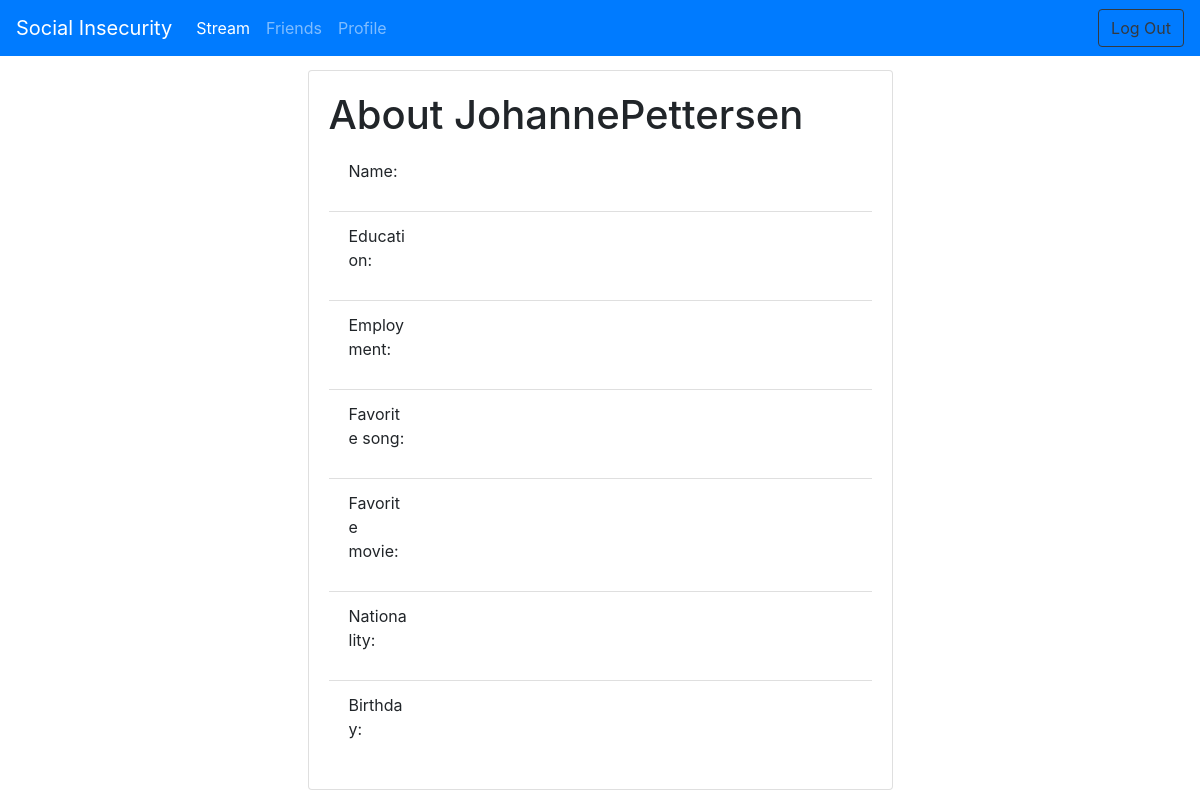
The page /ShowAbout/JohannePettersen on the database as committed earlier.
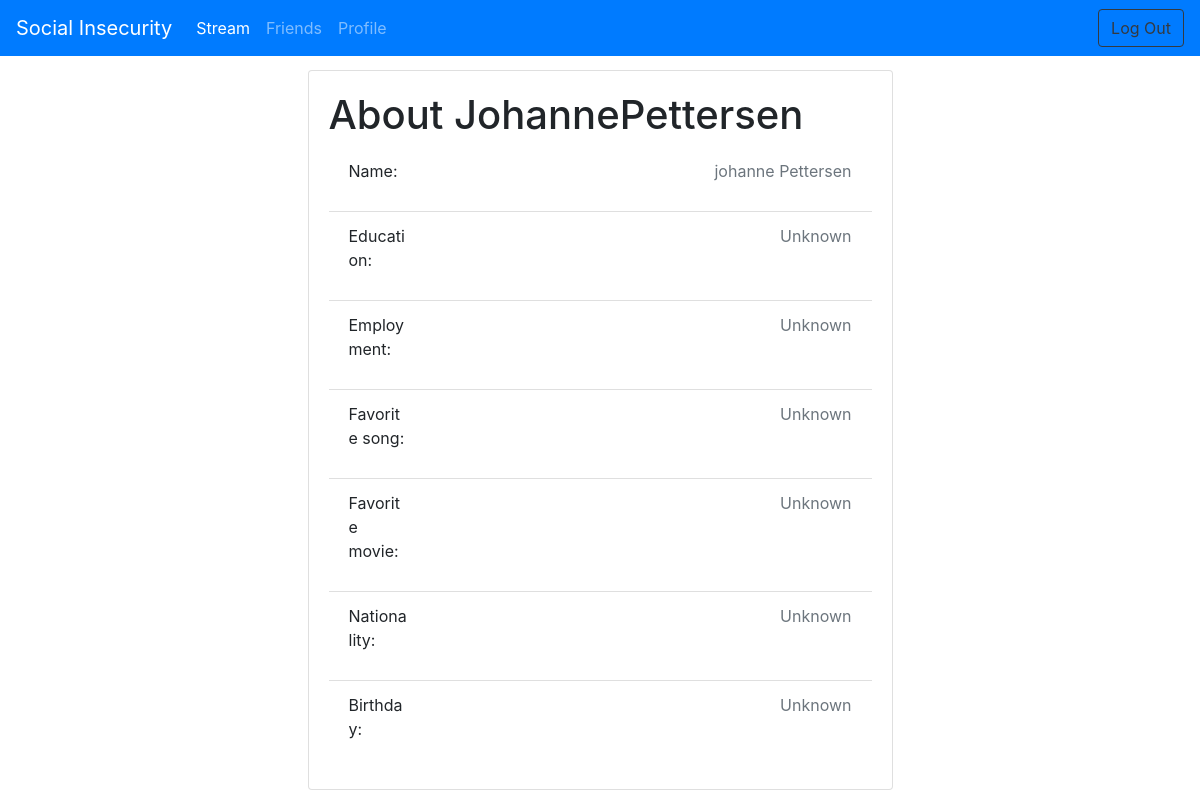
The same page on the database as committed later.
### tables this page shows
CREATE TABLE [Users] (
  id INTEGER PRIMARY KEY,
  username VARCHAR,
  first_name VARCHAR,
  last_name VARCHAR,
  [password] VARCHAR,
  education VARCHAR DEFAULT 'Unknown',
  employment VARCHAR DEFAULT 'Unknown',
  music VARCHAR DEFAULT 'Unknown',
  movie VARCHAR DEFAULT 'Unknown',
  nationality VARCHAR DEFAULT 'Unknown',
  birthday DATE DEFAULT 'Unknown'
);

### app/routes.py (the view)
@app.route('/ShowAbout/<username>', methods=['GET', 'POST'])
def ShowAbout(username):
    username=username
    user = query_db('SELECT * FROM Users WHERE username="{}";'.format(username), one=True)
    return render_template('ShowAbout.html', title='ShowAbout', friend=username, user=user, username=session.get("username"))

### app/__init__.py (called while the page is built)
def get_db():
    db = getattr(g, '_database', None)
    if db is None:
        db = g._database = sqlite3.connect(app.config['DATABASE'])
    db.row_factory = sqlite3.Row
    return db

def query_db(query, one=False):
    db = get_db()
    cursor = db.execute(query)
    rv = cursor.fetchall()
    cursor.close()
    db.commit()
    return (rv[0] if rv else None) if one else rv

@app.teardown_appcontext
def close_connection(exception):
    db = getattr(g, '_database', None)
    if db is not None:
        db.close()

### app/routes.py (called while the page is built)
@app.before_request
def make_session_permanent():
    session.permanent = True
    app.permanent_session_lifetime = timedelta(minutes=5)

### app/templates/ShowAbout.html
{% extends "base.html" %}
{% import "bootstrap/wtf.html" as wtf %}
{% block content %}
<div class="container-flex justify-content-center">
    <div class="row justify-content-center">
        <div class="col-sm-12 col-lg-6">
            <div class="card">
                <div class="card-body">
                    <h1 class="card-text">About {{friend}}</h1>
                    <div id="view-details">
                        <ul class="list-group list-group-flush">
                            <li class="list-group-item d-inline">
                                <div class="row">
                                    <p class="col-sm-2">Name:</p>
                                    <p class="text-right col-sm-10 text-muted">{{user.first_name}} {{user.last_name}}</p>
                                </div>
                            </li>
                            <li class="list-group-item d-inline">
                                <div class="row">
                                    <p class="col-sm-2">Education:</p>
                                    <p class="text-right col-sm-10 text-muted">{{user.education}}</p>
                                </div>
                            </li>
                            <li class="list-group-item d-inline">
                                <div class="row">
                                    <p class="col-sm-2">Employment:</p>
                                    <p class="text-right col-sm-10 text-muted">{{user.employment}}</p>
                                </div>
                            </li>
                            <li class="list-group-item d-inline">
                                <div class="row">
                                    <p class="col-sm-2">Favorite song:</p>
                                    <p class="text-right col-sm-10 text-muted">{{user.music}}</p>
                                </div>
                            </li>
                            <li class="list-group-item d-inline">
                                <div class="row">
                                    <p class="col-sm-2">Favorite movie:</p>
                                    <p class="text-right col-sm-10 text-muted">{{user.movie}}</p>
                                </div>
                            </li>
                            <li class="list-group-item d-inline">
                                <div class="row">
                                    <p class="col-sm-2">Nationality:</p>
                                    <p class="text-right col-sm-10 text-muted">{{user.nationality}}</p>
                                </div>
                            </li>
                            <li class="list-group-item d-inline">
                                <div class="row">
                                    <p class="col-sm-2">Birthday:</p>
                                    <p class="text-right col-sm-10 text-muted">{{user.birthday}}</p>
                                </div>
                            </li>
                        </ul>
                    </div>
                </div>
            </div>
        </div>
    </div>
</div>
{% endblock %}

### app/templates/base.html (shortened to what this page needs)
<!DOCTYPE html>
<html lang="en">
    <head>
        <link rel="stylesheet" href="../static/css/general.css">
        <link href="https://maxcdn.bootstrapcdn.com/font-awesome/4.7.0/css/font-awesome.min.css" rel="stylesheet">
        <link rel="stylesheet" href="https://stackpath.bootstrapcdn.com/bootstrap/4.3.1/css/bootstrap.min.css">
    </head>
    <body>
        {% if title == 'Welcome' %}
        <nav class="navbar navbar-dark bg-primary fixed-top">
            <a class="navbar-brand" href="#">Social Insecurity</a>
        </nav>
        {% else %}
        <nav class="navbar navbar-dark bg-primary navbar-expand-lg fixed-top">
            <a class="navbar-brand" href={{url_for('stream', username=username)}}>Social Insecurity</a>
            <div class="collapse navbar-collapse" id="navbar-toggle">
            <ul class="navbar-nav mr-auto">
                <li class="nav-item active">
                    {% if title == 'Stream' or title == 'Comments' %}
                    <a class="nav-link active" href={{ url_for('stream', username=username) }}>Stream <span class="sr-only">(current)</span></a>
                    {% else %}
                    <a class="nav-link" href={{ url_for('stream', username=username) }}>Stream</a>
                    {% endif %}
                </li>
                <li class="nav-item">
                    {% if title == 'Friends' %}
                    <a class="nav-link active" href={{ url_for('friends', username=username) }}>Friends <span class="sr-only">(current)</span></a>
                    {% else %}
                    <a class="nav-link" href={{ url_for('friends', username=username) }}>Friends</a>
                    {% endif %}
                </li>
                <li class="nav-item">
                    {% if title == 'Profile' %}
                    <a class="nav-link" href={{ url_for('profile', username=username) }}>Profile <span class="sr-only">(current)</span></a>
                    {% else %}
                    <a class="nav-link" href={{ url_for('profile', username=username) }}>Profile</a>
                    {% endif %}
                </li>
            </ul>
            <a class="btn btn-outline-dark" href={{url_for('logout')}} role="button">Log Out</a>
            </div>
        </nav>
        {% endif %}
        {% block content %}{% endblock %}
    </body>
</html>

### app/static/css/general.css (style rules this page uses)
body { padding-top: 70px }

Rows that differ between the two databases and show on the page:
added Users: username "JohannePettersen", first_name "johanne", last_name "Pettersen", education "Unknown", employment "Unknown", music "Unknown", movie "Unknown", nationality "Unknown", birthday "Unknown"
Other text that changed with them:
{{ friend }}: "JohannePettersen" → (not shown)
